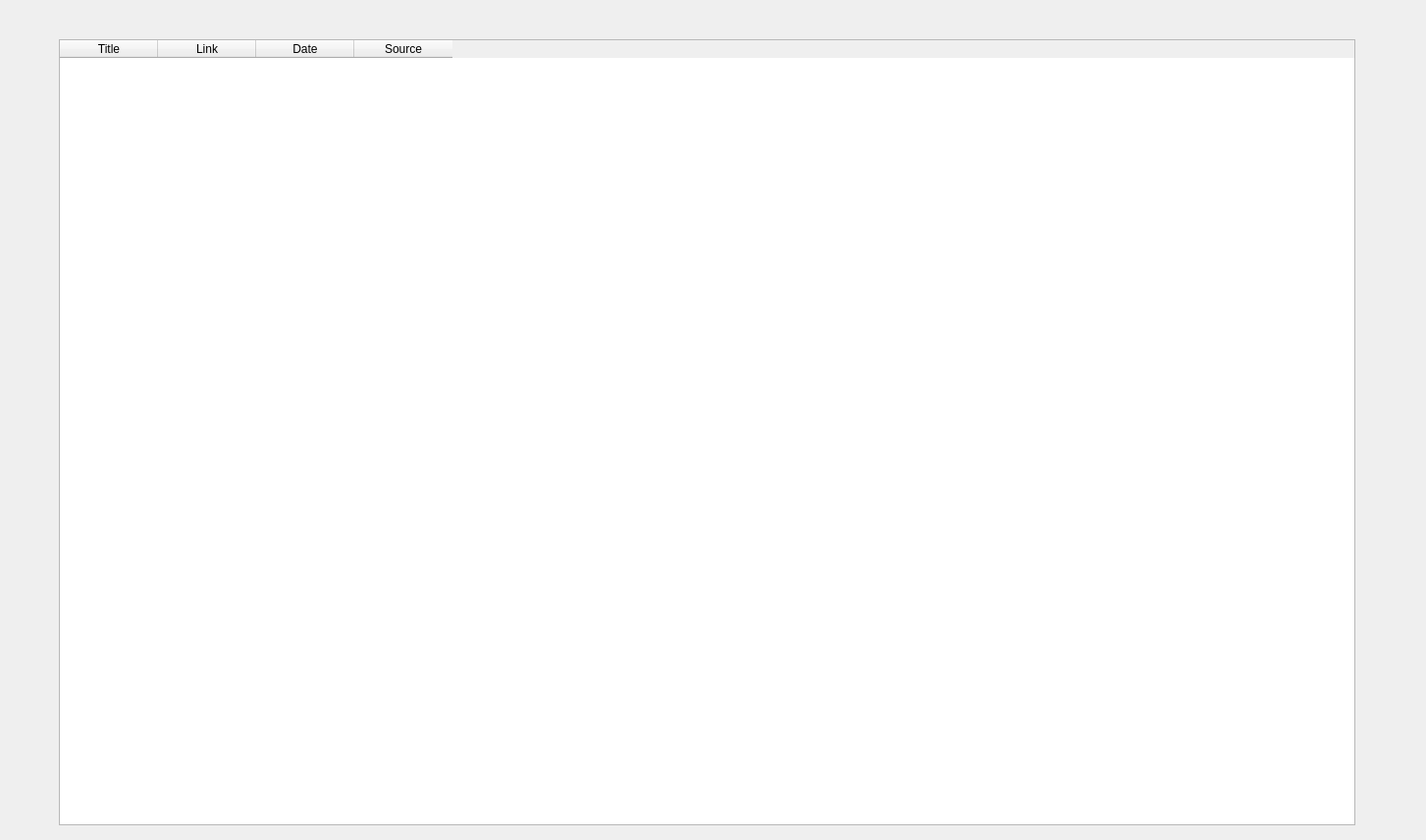
<?xml version="1.0" encoding="UTF-8"?>
<ui version="4.0">
 <class>Dialog</class>
 <widget class="QDialog" name="Dialog">
  <property name="geometry">
   <rect>
    <x>0</x>
    <y>0</y>
    <width>1453</width>
    <height>856</height>
   </rect>
  </property>
  <property name="windowTitle">
   <string>Dialog</string>
  </property>
  <widget class="QTableWidget" name="tableWidget">
   <property name="geometry">
    <rect>
     <x>60</x>
     <y>40</y>
     <width>1321</width>
     <height>801</height>
    </rect>
   </property>
   <column>
    <property name="text">
     <string>Title</string>
    </property>
   </column>
   <column>
    <property name="text">
     <string>Link</string>
    </property>
   </column>
   <column>
    <property name="text">
     <string>Date</string>
    </property>
   </column>
   <column>
    <property name="text">
     <string>Source</string>
    </property>
   </column>
  </widget>
 </widget>
 <resources/>
 <connections/>
</ui>
